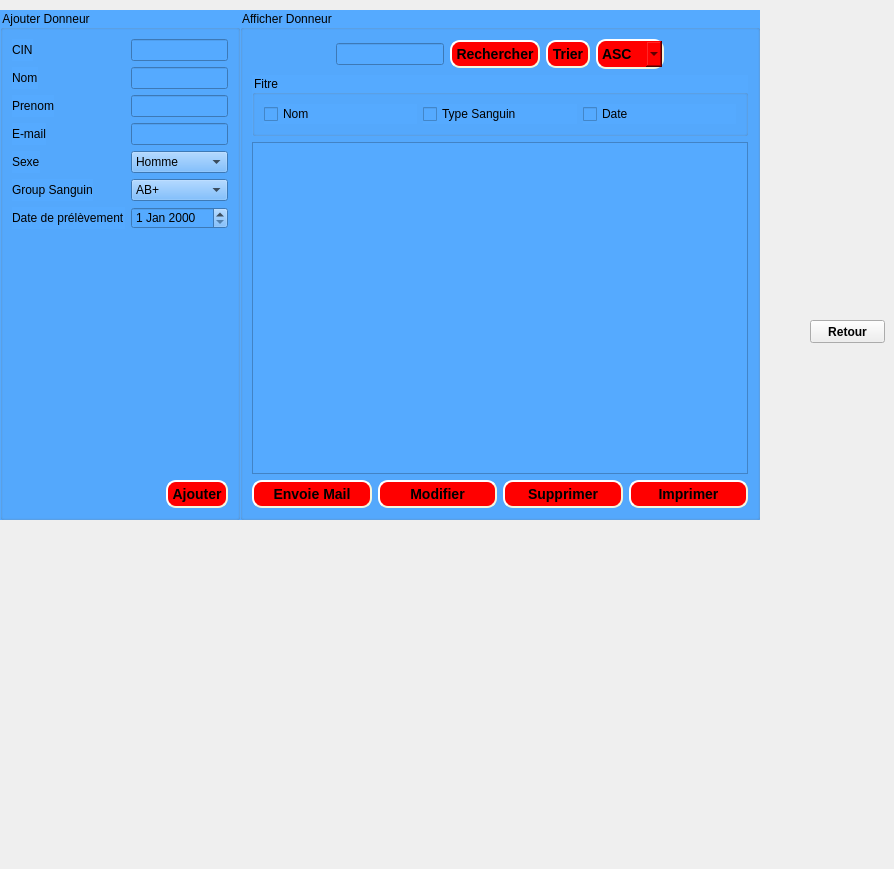
     <widget class="QWidget" name="tab_8">
      <attribute name="title">
       <string>Tableau des donneurs</string>
      </attribute>
      <widget class="QGroupBox" name="groupBox_3">
       <property name="geometry">
        <rect>
         <x>0</x>
         <y>10</y>
         <width>240</width>
         <height>510</height>
        </rect>
       </property>
       <property name="styleSheet">
        <string notr="true">background-color: rgb(85, 170, 255);
alternate-background-color: rgb(170, 255, 255);
border-color: rgb(0, 0, 0);
border-top-color: rgb(0, 0, 0);</string>
       </property>
       <property name="title">
        <string>Ajouter Donneur</string>
       </property>
       <layout class="QVBoxLayout" name="verticalLayout_3">
        <item>
         <layout class="QVBoxLayout" name="verticalLayout_5">
          <item>
           <layout class="QFormLayout" name="formLayout_3">
            <item row="0" column="0">
             <widget class="QLabel" name="cINLabel_2">
              <property name="text">
               <string>CIN</string>
              </property>
             </widget>
            </item>
            <item row="0" column="1">
             <widget class="QLineEdit" name="cINLineEdit_2"/>
            </item>
            <item row="1" column="0">
             <widget class="QLabel" name="nomLabel_2">
              <property name="text">
               <string>Nom</string>
              </property>
             </widget>
            </item>
            <item row="1" column="1">
             <widget class="QLineEdit" name="nomLineEdit_2"/>
            </item>
            <item row="2" column="0">
             <widget class="QLabel" name="prenomLabel_2">
              <property name="text">
               <string>Prenom</string>
              </property>
             </widget>
            </item>
            <item row="2" column="1">
             <widget class="QLineEdit" name="prenomLineEdit_2"/>
            </item>
            <item row="3" column="0">
             <widget class="QLabel" name="eMailLabel_2">
              <property name="text">
               <string>E-mail</string>
              </property>
             </widget>
            </item>
            <item row="3" column="1">
             <widget class="QLineEdit" name="eMailLineEdit_2"/>
            </item>
            <item row="4" column="0">
             <widget class="QLabel" name="sexeLabel_2">
              <property name="text">
               <string>Sexe</string>
              </property>
             </widget>
            </item>
            <item row="4" column="1">
             <widget class="QComboBox" name="sexeComboBox_2">
              <item>
               <property name="text">
                <string>Homme</string>
               </property>
              </item>
              <item>
               <property name="text">
                <string>Femme</string>
               </property>
              </item>
              <item>
               <property name="text">
                <string>Autre</string>
               </property>
              </item>
             </widget>
            </item>
            <item row="5" column="0">
             <widget class="QLabel" name="groupSanguinLabel_2">
              <property name="text">
               <string>Group Sanguin</string>
              </property>
             </widget>
            </item>
            <item row="5" column="1">
             <widget class="QComboBox" name="groupSanguinComboBox_2">
              <item>
               <property name="text">
                <string>AB+</string>
               </property>
              </item>
              <item>
               <property name="text">
                <string>AB-</string>
               </property>
              </item>
              <item>
               <property name="text">
                <string>A+</string>
               </property>
              </item>
              <item>
               <property name="text">
                <string>A-</string>
               </property>
              </item>
              <item>
               <property name="text">
                <string>B+</string>
               </property>
              </item>
              <item>
               <property name="text">
                <string>B-</string>
               </property>
              </item>
              <item>
               <property name="text">
                <string>O+</string>
               </property>
              </item>
              <item>
               <property name="text">
                <string>O-</string>
               </property>
              </item>
             </widget>
            </item>
            <item row="6" column="0">
             <widget class="QLabel" name="dateDePrelevementLabel_2">
              <property name="text">
               <string>Date de prélèvement</string>
              </property>
             </widget>
            </item>
            <item row="6" column="1">
             <widget class="QDateEdit" name="dateDePrelevementDateEdit_2"/>
            </item>
           </layout>
          </item>
         </layout>
        </item>
        <item>
         <layout class="QHBoxLayout" name="horizontalLayout_7">
          <item>
           <spacer name="horizontalSpacer_7">
            <property name="orientation">
             <enum>Qt::Horizontal</enum>
            </property>
            <property name="sizeHint" stdset="0">
             <size>
              <width>40</width>
              <height>20</height>
             </size>
            </property>
           </spacer>
          </item>
          <item>
           <widget class="QPushButton" name="pushButton_AjouterDonneur_2">
            <property name="styleSheet">
             <string notr="true">background-color: red;
    border-style: outset;
    border-width: 2px;
    border-radius: 10px;
    border-color: beige;
    font: bold 14px;
    min-width: 6em;
    padding: 4;
</string>
            </property>
            <property name="text">
             <string>Ajouter</string>
            </property>
           </widget>
          </item>
         </layout>
        </item>
       </layout>
      </widget>
      <widget class="QWidget" name="layoutWidget_2">
       <property name="geometry">
        <rect>
         <x>240</x>
         <y>19</y>
         <width>521</width>
         <height>841</height>
        </rect>
       </property>
       <layout class="QHBoxLayout" name="horizontalLayout_3"/>
      </widget>
      <widget class="QGroupBox" name="groupBox_9">
       <property name="geometry">
        <rect>
         <x>240</x>
         <y>10</y>
         <width>520</width>
         <height>510</height>
        </rect>
       </property>
       <property name="styleSheet">
        <string notr="true">background-color: rgb(85, 170, 255);</string>
       </property>
       <property name="title">
        <string>Afficher Donneur</string>
       </property>
       <layout class="QVBoxLayout" name="verticalLayout_6">
        <item>
         <layout class="QHBoxLayout" name="horizontalLayout_12">
          <item>
           <spacer name="horizontalSpacer_8">
            <property name="orientation">
             <enum>Qt::Horizontal</enum>
            </property>
            <property name="sizeHint" stdset="0">
             <size>
              <width>40</width>
              <height>20</height>
             </size>
            </property>
           </spacer>
          </item>
          <item>
           <widget class="QLineEdit" name="lineEditRdonneur_2"/>
          </item>
          <item>
           <widget class="QPushButton" name="pushButton_RechercherDonneur_2">
            <property name="styleSheet">
             <string notr="true">background-color: red;
    border-style: outset;
    border-width: 2px;
    border-radius: 10px;
    border-color: beige;
    font: bold 14px;
    min-width: 6em;
    padding: 4;
</string>
            </property>
            <property name="text">
             <string>Rechercher</string>
            </property>
           </widget>
          </item>
          <item>
           <widget class="QPushButton" name="pushButton_TrierDonneur_2">
            <property name="styleSheet">
             <string notr="true">background-color: red;
    border-style: outset;
    border-width: 2px;
    border-radius: 10px;
    border-color: beige;
    font: bold 14px;
    min-width: 6em;
    padding: 4;
</string>
            </property>
            <property name="text">
             <string>Trier</string>
            </property>
           </widget>
          </item>
          <item>
           <widget class="QComboBox" name="comboBox_3">
            <property name="styleSheet">
             <string notr="true">background-color: red;
    border-style: outset;
    border-width: 2px;
    border-radius: 10px;
    border-color: beige;
    font: bold 14px;
    min-width: 6em;
    padding: 4;
</string>
            </property>
            <item>
             <property name="text">
              <string>ASC</string>
             </property>
            </item>
            <item>
             <property name="text">
              <string>DESC</string>
             </property>
            </item>
           </widget>
          </item>
          <item>
           <spacer name="horizontalSpacer_9">
            <property name="orientation">
             <enum>Qt::Horizontal</enum>
            </property>
            <property name="sizeHint" stdset="0">
             <size>
              <width>40</width>
              <height>20</height>
             </size>
            </property>
           </spacer>
          </item>
         </layout>
        </item>
        <item>
         <widget class="QGroupBox" name="groupBox_10">
          <property name="title">
           <string>Fitre</string>
          </property>
          <layout class="QHBoxLayout" name="horizontalLayout_13">
           <item>
            <widget class="QCheckBox" name="checkBox_nom_2">
             <property name="text">
              <string>Nom</string>
             </property>
            </widget>
           </item>
           <item>
            <widget class="QCheckBox" name="checkBox_type_2">
             <property name="text">
              <string>Type Sanguin</string>
             </property>
            </widget>
           </item>
           <item>
            <layout class="QHBoxLayout" name="horizontalLayout_14">
             <item>
              <widget class="QCheckBox" name="checkBox_date_2">
               <property name="text">
                <string>Date</string>
               </property>
              </widget>
             </item>
            </layout>
           </item>
          </layout>
         </widget>
        </item>
        <item>
         <layout class="QHBoxLayout" name="horizontalLayout_15">
          <item>
           <widget class="QTableView" name="tableViewDonneur_2"/>
          </item>
         </layout>
        </item>
        <item>
         <layout class="QHBoxLayout" name="horizontalLayout_17">
          <item>
           <widget class="QPushButton" name="envoi_mail">
            <property name="styleSheet">
             <string notr="true">background-color: red;
    border-style: outset;
    border-width: 2px;
    border-radius: 10px;
    border-color: beige;
    font: bold 14px;
    min-width: 6em;
    padding: 4;
</string>
            </property>
            <property name="text">
             <string>Envoie Mail</string>
            </property>
           </widget>
          </item>
          <item>
           <widget class="QPushButton" name="pushButton_ModifierDonneur_2">
            <property name="styleSheet">
             <string notr="true">background-color: red;
    border-style: outset;
    border-width: 2px;
    border-radius: 10px;
    border-color: beige;
    font: bold 14px;
    min-width: 6em;
    padding: 4;
</string>
            </property>
            <property name="text">
             <string>Modifier</string>
            </property>
            <property name="checkable">
             <bool>true</bool>
            </property>
           </widget>
          </item>
          <item>
           <widget class="QPushButton" name="pushButton_SupprimerDonneur_2">
            <property name="styleSheet">
             <string notr="true">background-color: red;
    border-style: outset;
    border-width: 2px;
    border-radius: 10px;
    border-color: beige;
    font: bold 14px;
    min-width: 6em;
    padding: 4;
</string>
            </property>
            <property name="text">
             <string>Supprimer</string>
            </property>
           </widget>
          </item>
          <item>
           <widget class="QPushButton" name="pushButton_ImprimerDonneur_2">
            <property name="styleSheet">
             <string notr="true">background-color: red;
    border-style: outset;
    border-width: 2px;
    border-radius: 10px;
    border-color: beige;
    font: bold 14px;
    min-width: 6em;
    padding: 4;
</string>
            </property>
            <property name="text">
             <string>Imprimer</string>
            </property>
           </widget>
          </item>
         </layout>
        </item>
       </layout>
      </widget>
      <widget class="QPushButton" name="pushButton_ret3">
       <property name="geometry">
        <rect>
         <x>810</x>
         <y>320</y>
         <width>75</width>
         <height>23</height>
        </rect>
       </property>
       <property name="font">
        <font>
         <weight>75</weight>
         <bold>true</bold>
        </font>
       </property>
       <property name="text">
        <string>Retour</string>
       </property>
      </widget>
     </widget>
